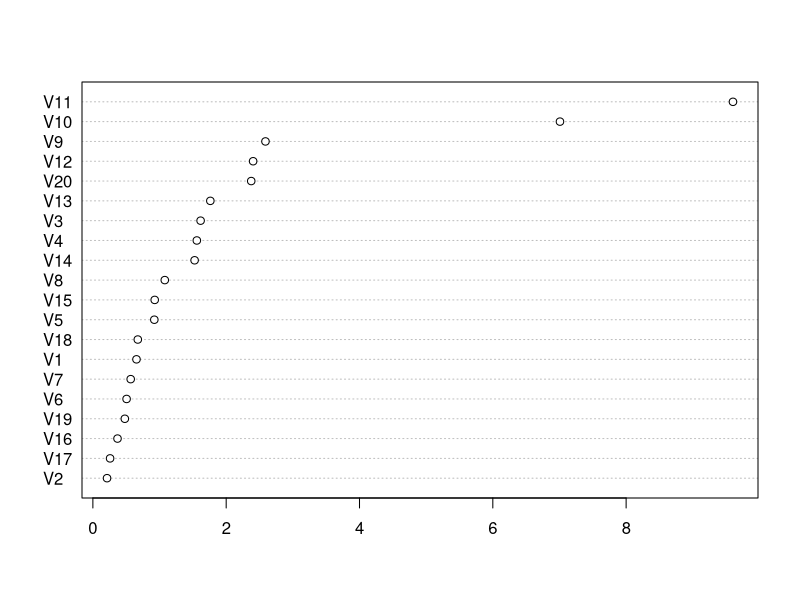
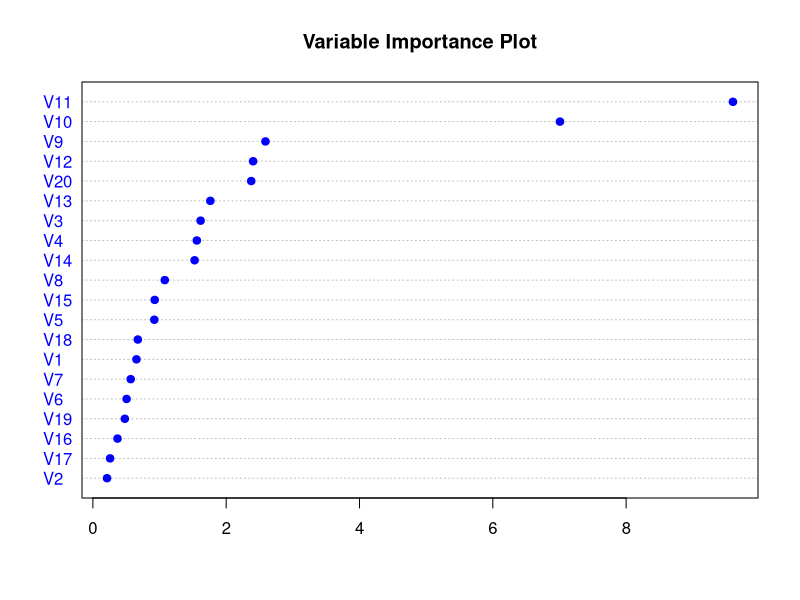

Source code (R) for these figures, in order: (Note: this script raises an error after producing the figures.)
setwd("~/Downloads/DL")

# Read in the training files

usf1.gm.dnase.train.NY <- read.csv("usf1.gm12878.dnase.train.csv",sep=",",header=T)
usf1.gm.dnase.train.Y  <- read.csv("usf1.gm12878.Y.train.csv",sep=",",header=T)

# Count the binding outcomes
table(usf1.gm.dnase.train.Y$x)

# Create a single train data frame with binding outcomes
usf1.gm.dnase.train <- cbind(usf1.gm.dnase.train.NY,usf1.gm.dnase.train.Y)
nrow(usf1.gm.dnase.train)


# Read in the test files
usf1.gm.dnase.test.NY <- read.csv("usf1.gm12878.dnase.test.csv",sep=",",header=T)
usf1.gm.dnase.test.Y  <- read.csv("usf1.gm12878.Y.test.csv",sep=",",header=T)

# Count the binding outcomes
table(usf1.gm.dnase.test.Y$x)

# Create a single test data frame with binding outcomes
usf1.gm.dnase.test <- cbind(usf1.gm.dnase.test.NY,usf1.gm.dnase.test.Y)

# Now combine both test and training into single data frame

usf1.gm.dnase <- rbind(usf1.gm.dnase.train,usf1.gm.dnase.test)
nrow(usf1.gm.dnase)

# Mix up the occurrences of binding site 0/1 to guarantee mixture of 0 and 1s in
# the test and training sets

usf1.gm.dnase.shuff <- usf1.gm.dnase[sample(1:nrow(usf1.gm.dnase)),]
usf1.gm.dnase.shuff$x <- factor(usf1.gm.dnase.shuff$x,levels=0:1,labels=c("FALSE","TRUE"))

library(caret)

Train <- createDataPartition(usf1.gm.dnase.shuff$x, p=0.6, list=FALSE)
training <- usf1.gm.dnase.shuff[  Train, ]
testing  <- usf1.gm.dnase.shuff[ -Train, ]

myglm <- glm(x ~ .,data=training,family="binomial")
summary(myglm)

df <- varImp(myglm)

# Sort by Overall variable importance

df <- df[order(df$Overall),,drop=FALSE]
dotchart(df$Overall,labels=rownames(df))
dotchart(df$Overall,labels=rownames(df),pch=19,col="blue",main="Variable Importance Plot")

# Let's create some predictions and then generate a confusion matrix
# We write a little helper function to let us vary the threshold used
# to compute the predictions of TRUE or FALSE (1 or 0)

myglm.probs <- predict(myglm, testing, type="response")
myglm.preds <- function(t) ifelse(myglm.probs > t, TRUE, FALSE)

confusionMatrix(myglm.preds(0.5),testing$x)

#Let's just get the accuracy 

confusionMatrix(myglm.preds(0.5),testing$x)$overall[1]

# We could run this for a variety of thresholds

acc <- sapply(seq(0.2,0.8,.05),
              function(t) confusionMatrix(myglm.preds(t),testing$x)$overall[1] )

# Name each element value according to the respective threshold 
names(acc) <- seq(0.2,0.8,.05)

(round(acc,3))

# Which treshold corresponds to the highest degree of accuracy ? 
which(acc==max(acc))

# Let's draw the ROC curve

library(ROCR)

preds <- prediction(myglm.probs, testing$x)
perf  <- performance(preds, measure = "tpr", x.measure = "fpr") 
plot(perf, colorize=TRUE, print.cutoffs.at=seq(0,1,by=0.1), text.adj=c(-0.2,1.7))

auc <- performance(pred, measure = "auc")
auc <- auc@y.values[[1]]
title(paste("ROC Curve with AUC =",round(auc,3)))


# Cross validation

mod_fit <- train(x ~ .,data=training,method="glm",
                 family="binomial",trControl=ctrl,
                 tuneLength=5)

fitted.vals <- mod_fit$finalModel$fitted.values
fitpredt <- function(t) ifelse(fitted.vals > t , TRUE, FALSE)
confusionMatrix(fitpredt(0.5), training$x)

summary(mod_fit)

# Random forests

library(randomForest)

forest_fit <- randomForest(x~.,data=training, importance=TRUE,ntree=2000)

varImpPlot(cfit,pch=19,col="blue")

predictions <- predict(forest_fit, testing)

confusionMatrix(predictions,testing$x)
